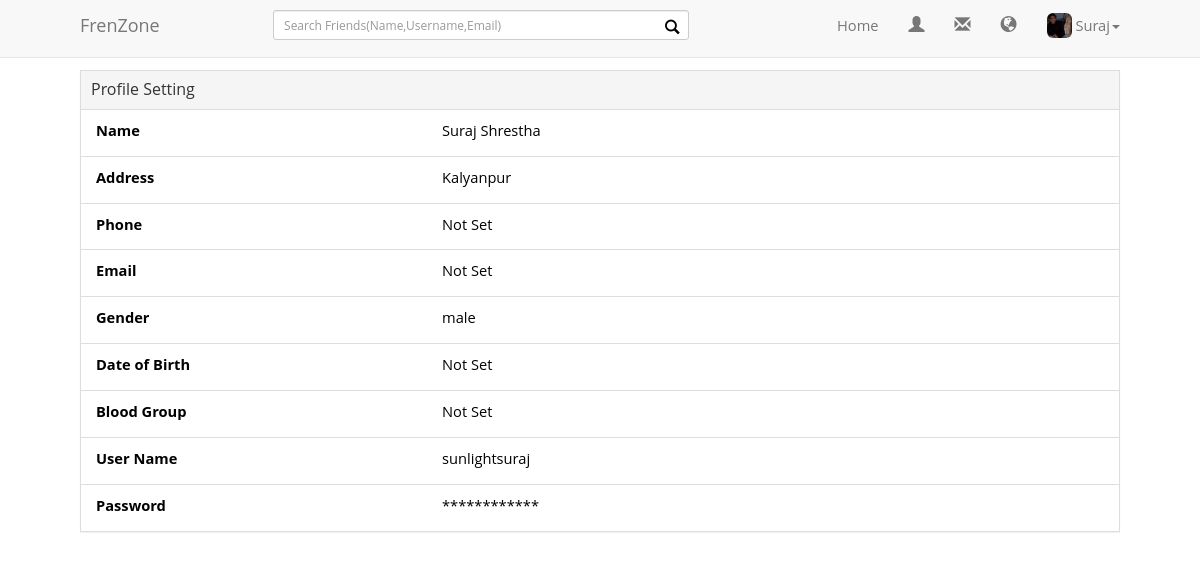
Screenshot of /?tab=set (signed in) with the database file from the repository.
### tables this page shows
CREATE TABLE IF NOT EXISTS `user` (
`userid` bigint(11) NOT NULL,
  `fname` varchar(50) NOT NULL,
  `mname` varchar(50) NOT NULL,
  `lname` varchar(50) NOT NULL,
  `useraddress` varchar(50) NOT NULL,
  `userphone` varchar(50) NOT NULL,
  `useremail` varchar(50) NOT NULL,
  `gender` varchar(50) NOT NULL,
  `dob` varchar(50) NOT NULL,
  `p_photo` varchar(255) NOT NULL,
  `c_photo` varchar(255) NOT NULL,
  `bloodgroup` varchar(10) NOT NULL,
  `username` varchar(50) NOT NULL,
  `password` varchar(50) NOT NULL,
  `dor` varchar(50) NOT NULL,
  `online` int(5) NOT NULL
);

### user_profile_setting.php (the view, shortened to what this page needs)
<?php
global $conn;
if(isset($_SESSION['SESS_USERID']) && $_SESSION['SESS_USERID']!=''){
    $query = "select *from user where userid = ".$_SESSION['SESS_USERID'];
    $qry = $conn->query($query);
    if($qry){
        if($qry->num_rows && $row = $qry->fetch_array()){
            $fname = $row['fname'];
            $mname = $row['mname'];
            $lname = $row['lname'];
            $address = empty($row['useraddress'])?'Not Set':$row['useraddress'];
            $phone = empty($row['userphone'])?'Not Set':$row['userphone'];
            $email = empty($row['useremail'])?'Not Set':$row['useremail'];
            $gender = empty($row['gender'])?'Not Set':$row['gender'];
            $dob = empty($row['dob'])?'Not Set':$row['dob'];
            $b_group = empty($row['bloodgroup'])?'Not Set':$row['bloodgroup'];
            $username = empty($row['username'])?'Not Set':$row['username'];
            ?>
            <div class="panel panel-default">
            <div class="panel-heading">
                <h4 class="panel-title">
                    Profile Setting
                </h4>
            </div>
            <ul class="list-group">
            <li class="list-group-item">
                <div class="row upd" id="dd1">
                    <div class="col-sm-4 col-md-4">
                        <label>Name</label>
                    </div>
                    <div class="col-sm-7 col-md-7">
                        <span id="xsv1" class="xsd"><?php echo $fname.' '.$mname.' '.$lname?></span>
                    </div>
                    <div class="col-sm-1 col-md-1 text-center">
                    </div>
                </div>
            </li>
            <li class="list-group-item">
                <div class="row upd" id="dd2">
                    <div class="col-sm-4 col-md-4">
                        <label>Address</label>
                    </div>
                    <div class="col-sm-7 col-md-7">
                        <span id="xsv2" class="xsd"><?php echo $address?></span>
                    </div>
                    <div class="col-sm-1 col-md-1 text-center">
                    </div>
                </div>
            </li>
            <li class="list-group-item">
                <div class="row upd" id="dd3">
                    <div class="col-sm-4 col-md-4">
                        <label>Phone</label>
                    </div>
                    <div class="col-sm-7 col-md-7">
                        <span id="xsv3" class="xsd"><?php echo $phone?></span>
                    </div>
                    <div class="col-sm-1 col-md-1 text-center">
                    </div>
                </div>
            </li>
            <li class="list-group-item">
                <div class="row upd" id="dd4">
                    <div class="col-sm-4 col-md-4">
                        <label>Email</label>
                    </div>
                    <div class="col-sm-7 col-md-7">
                        <span id="xsv4" class="xsd"><?php echo $email?></span>
                    </div>
                    <div class="col-sm-1 col-md-1 text-center">
                    </div>
                </div>
            </li>
            <li class="list-group-item">
                <div class="row upd" id="dd5">
                    <div class="col-sm-4 col-md-4">
                        <label>Gender</label>
                    </div>
                    <div class="col-sm-7 col-md-7">
                        <span id="xsv5" class="xsd"><?php echo $gender?></span>
                    </div>
                    <div class="col-sm-1 col-md-1 text-center">
                    </div>
                </div>
            </li>
            <li class="list-group-item">
                <div class="row upd" id="dd6">
                    <div class="col-sm-4 col-md-4">
                        <label>Date of Birth</label>
                    </div>
                    <div class="col-sm-7 col-md-7">
                        <span id="xsv6" class="xsd"><?php echo $dob?></span>
                    </div>
                    <div class="col-sm-1 col-md-1 text-center">
                    </div>
                </div>
            </li>
            <li class="list-group-item">
                <div class="row upd" id="dd7">
                    <div class="col-sm-4 col-md-4">
                        <label>Blood Group</label>
                    </div>
                    <div class="col-sm-7 col-md-7">
                        <span id="xsv7" class="xsd"><?php echo $b_group?></span>
                    </div>
                    <div class="col-sm-1 col-md-1 text-center">
                    </div>
                </div>
            </li>
            <li class="list-group-item">
                <div class="row upd" id="dd8">
                    <div class="col-sm-4 col-md-4">
                        <label>User Name</label>
                    </div>
                    <div class="col-sm-7 col-md-7">
                        <span id="xsv8" class="xsd"><?php echo $username?></span>
                    </div>
                    <div class="col-sm-1 col-md-1 text-center">
                    </div>
                </div>
            </li>
            <li class="list-group-item">
                <div class="row upd" id="dd9">
                    <div class="col-sm-4 col-md-4">
                        <label>Password</label>
                    </div>
                    <div class="col-sm-7 col-md-7">
                        <span id="xsv9" class="xsd">************</span>
                    </div>
                    <div class="col-sm-1 col-md-1 text-center">
                    </div>
                </div>
            </li>
            </ul>
            </div>
        <?php
        }
    }else{
        echo $conn->error();
    }
}

### rows the page displays
user: fname "Suraj", lname "Shrestha", useraddress "Kalyanpur", userphone "Not Set", useremail "Not Set", gender "male", dob "Not Set", bloodgroup "Not Set", username "sunlightsuraj"

### other values shown
$_SESSION['SESS_FNAME'] "Suraj"
